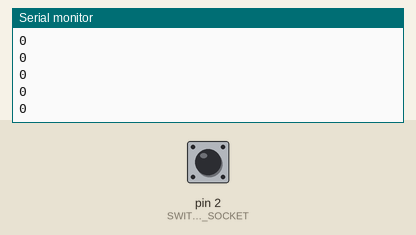
Recording of a sketch running on a simulated Arduino Uno, built with avr-gcc and run on an emulated ATmega328P. Shown: the last lines printed to the serial monitor. The inputs (shaded band) are chosen by the test bench; at power-on: pin 2 (SWITCH_SOCKET) LOW.

Above: at 1.2 s.
1.3 s: pin 2 (SWITCH_SOCKET) pulled HIGH for 0.15 s
At 1.8 s:
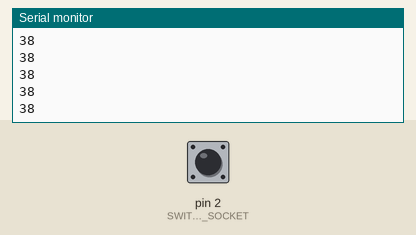
2.9 s: pin 2 (SWITCH_SOCKET) pulled HIGH for 1 s
At 3.9 s:
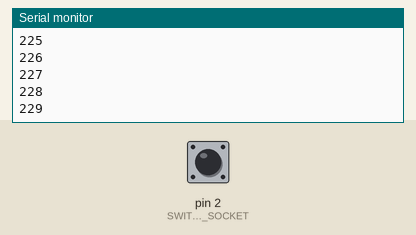
5.4 s: pin 2 (SWITCH_SOCKET) pulled HIGH for 0.15 s
Timing chart, 0 to 8.4 s (numbered marks = the images above; inputs shaded):
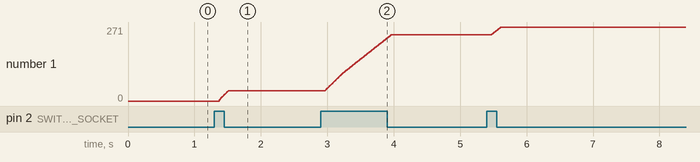

Measured:
- after the input at 1.3 s, the serial monitor: prints a new line after 0.07 s (image 1)
- after the input at 2.9 s, the serial monitor: prints a new line after 0.07 s (image 2)
- plotted number 1: 0 → 38 after the input at 1.3 s, 38 → 242 after the input at 2.9 s

The sketch:

chattering_counter.ino
```cpp
int SWITCH_SOCKET = 2;
int count = 0;

void setup()
{
  pinMode(SWITCH_SOCKET, INPUT);
  Serial.begin(9600);
}
void loop()
{
  int switchState = digitalRead(SWITCH_SOCKET);
  if (switchState == 1)
  {
    count++;
  }
  Serial.println(count);
}
```
